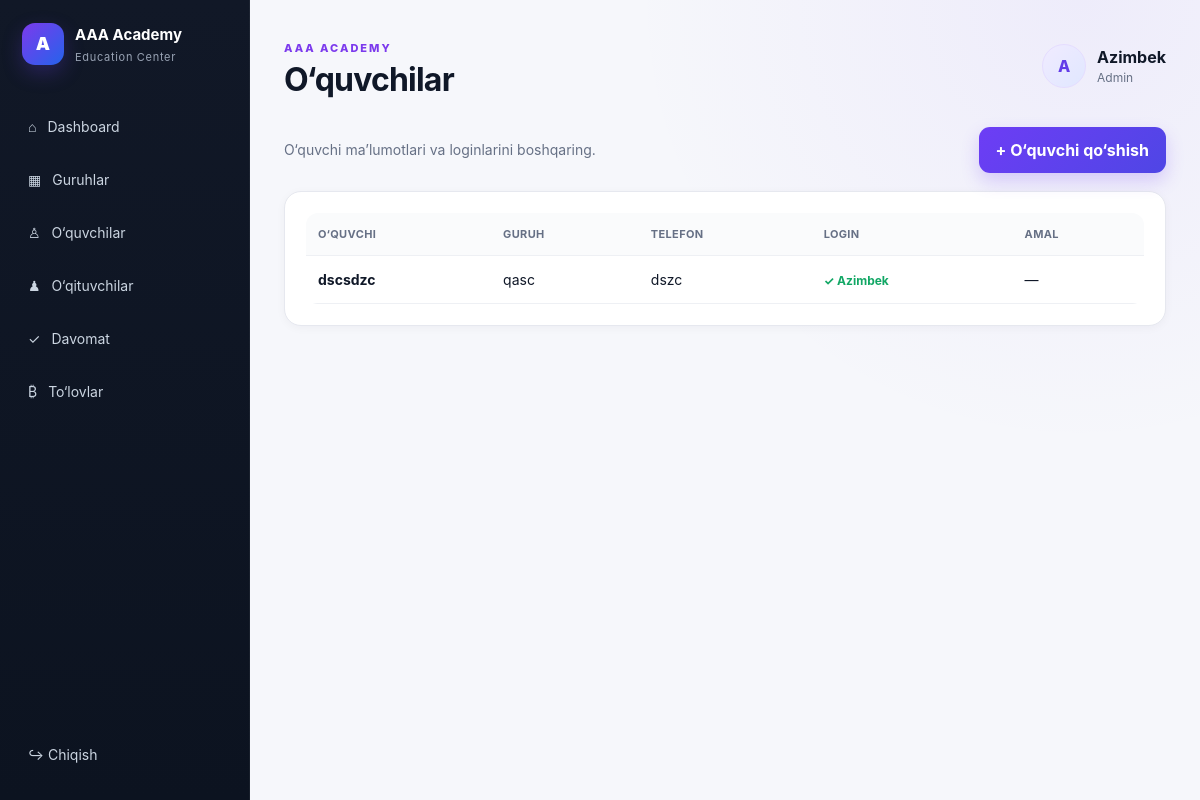
The page /students (signed in) on the database its author committed.
### tables this page shows
CREATE TABLE accounts (id INTEGER PRIMARY KEY, username VARCHAR(64) UNIQUE NOT NULL, hashed_password VARCHAR(255) NOT NULL, role VARCHAR(16) NOT NULL, student_id INTEGER, teacher_name VARCHAR(128), full_name VARCHAR(128), is_active BOOLEAN DEFAULT 1, created_at DATETIME);

CREATE TABLE students (
	id INTEGER NOT NULL, 
	full_name VARCHAR(128) NOT NULL, 
	phone VARCHAR(32), 
	parent_phone VARCHAR(32), 
	telegram_username VARCHAR(64), 
	group_id INTEGER NOT NULL, 
	enrolled_date DATE, 
	is_active BOOLEAN, 
	notes TEXT, 
	created_at DATETIME, 
	PRIMARY KEY (id), 
	FOREIGN KEY(group_id) REFERENCES groups (id)
);

CREATE TABLE groups (
	id INTEGER NOT NULL, 
	name VARCHAR(128) NOT NULL, 
	teacher_name VARCHAR(128), 
	schedule VARCHAR(256), 
	monthly_fee NUMERIC(12, 2) NOT NULL, 
	is_active BOOLEAN, 
	created_at DATETIME, 
	PRIMARY KEY (id)
);

### app/main.py (the view)
@app.get('/students', response_class=HTMLResponse)
def students(request: Request, db: Session = Depends(get_db)):
    if not guard(request, 'admin'): return RedirectResponse('/login', 303)
    ss = db.execute(text('''select s.*,g.name group_name,a.username account_username from students s left join groups g on g.id=s.group_id left join accounts a on a.student_id=s.id and a.role='student' order by s.id desc''')).mappings().all()
    gs = db.execute(text('select id,name from groups where is_active=1 order by name')).mappings().all()
    return render(request, 'students.html', students=ss, groups=gs)

### app/templates/students.html (shortened to what this page needs)
{% extends 'base.html' %}{% block title %}O‘quvchilar{% endblock %}{% block content %}<div class="toolbar"><p>O‘quvchi ma’lumotlari va loginlarini boshqaring.</p><button class="primary" onclick="document.getElementById('modal').showModal()">+ O‘quvchi qo‘shish</button></div><section class="panel"><div class="table-wrap"><table><tr><th>O‘quvchi</th><th>Guruh</th><th>Telefon</th><th>Login</th><th>Amal</th></tr>{% for s in students %}<tr><td><b>{{s.full_name}}</b></td><td>{{s.group_name or '—'}}</td><td>{{s.phone or '—'}}</td><td>{% if s.account_username %}<span class="login-badge">✓ {{s.account_username}}</span>{% else %}<span class="muted">Login yo‘q</span>{% endif %}</td><td>{% if not s.account_username %}<button class="primary" onclick="openAccount('{{s.id}}','{{s.full_name|replace("'","\\'")}}')">Login yaratish</button>{% else %}—{% endif %}</td></tr>{% else %}<tr><td colspan="5" class="empty">Hali o‘quvchilar yo‘q.</td></tr>{% endfor %}</table></div></section>
{% endblock %}

### app/templates/base.html
<!doctype html><html lang="uz"><head><meta charset="utf-8"><meta name="viewport" content="width=device-width,initial-scale=1"><title>AAA Academy</title><link rel="stylesheet" href="{{ url_for('static',path='css/style.css') }}?v=3"></head><body><div class="app"><aside class="side"><div class="brand"><div class="logo">A</div><div><b>AAA Academy</b><small>Education Center</small></div></div><nav>{% if user and user.role=='admin' %}<a href="/dashboard">⌂ <span>Dashboard</span></a><a href="/groups">▦ <span>Guruhlar</span></a><a href="/students">♙ <span>O‘quvchilar</span></a><a href="/teachers">♟ <span>O‘qituvchilar</span></a><a href="/attendance">✓ <span>Davomat</span></a><a href="/payments">₿ <span>To‘lovlar</span></a>{% elif user and user.role=='teacher' %}<a href="/teacher">⌂ <span>Dashboard</span></a><a href="/attendance">✓ <span>Davomat</span></a>{% elif user and user.role=='student' %}<a href="/student">⌂ <span>Bosh sahifa</span></a>{% endif %}</nav><form method="post" action="/logout" class="logout"><button>↪ Chiqish</button></form></aside><main class="main"><header><div><span class="eyebrow">AAA ACADEMY</span><h1>{% block title %}Dashboard{% endblock %}</h1></div><div class="profile"><div class="avatar">{{ (user.full_name or user.sub)[0]|upper }}</div><div><b>{{ user.full_name or user.sub }}</b><small>{{ user.role|capitalize }}</small></div></div></header>{% block content %}{% endblock %}</main></div></body></html>

### app/static/css/style.css (style rules this page uses)
:root { --bg: #f6f7fb; --surface: #fff; --text: #101828; --muted: #667085; --line: #e6e8ef; --primary: #6d3df5; --primary2: #4f46e5; --sidebar: #111827; --success: #12b76a; --danger: #f04438; --warning: #f79009; --shadow: 0 12px 35px rgba(16, 24, 40, .07) }
* { box-sizing: border-box }
html { scroll-behavior: smooth }
body { margin: 0; min-height: 100vh; font-family: Inter, ui-sans-serif, system-ui, -apple-system, "Segoe UI", Roboto, Arial, sans-serif; background: radial-gradient(circle at 90% 0%, rgba(109, 61, 245, .06), transparent 28rem), var(--bg); color: var(--text); line-height: 1.5; -webkit-font-smoothing: antialiased }
a { color: inherit }
button, input, select, textarea { font: inherit }
button { cursor: pointer }
.app { display: flex; min-height: 100vh }
.side { width: 250px; background: linear-gradient(180deg, #111827, #0c1320); color: #fff; padding: 22px 14px; position: fixed; inset: 0 auto 0 0; z-index: 20; display: flex; flex-direction: column; border-right: 1px solid rgba(255, 255, 255, .05) }
.brand { display: flex; gap: 11px; align-items: center; margin: 0 8px 38px }
.brand b { font-size: 15px }
.brand small { display: block; color: #98a2b3; margin-top: 2px; font-size: 11px; letter-spacing: .7px }
.logo { width: 42px; height: 42px; flex: none; border-radius: 13px; background: linear-gradient(135deg, #7c3aed, #2563eb); display: grid; place-items: center; color: #fff; font-weight: 900; font-size: 18px; box-shadow: 0 8px 20px rgba(99, 60, 220, .28) }
.side nav { display: grid; gap: 6px }
.side nav a, .logout button { display: flex; align-items: center; gap: 11px; color: #cbd5e1; text-decoration: none; padding: 12px 13px; border-radius: 12px; border: 1px solid transparent; background: transparent; text-align: left; width: 100%; font-size: 14px; transition: .18s ease }
.logout { margin-top: auto }
.main { margin-left: 250px; padding: 34px 34px 50px; max-width: 1600px; width: calc(100% - 250px) }
header { display: flex; justify-content: space-between; align-items: center; margin-bottom: 28px }
.eyebrow { font-size: 11px; letter-spacing: 2px; color: #7c3aed; font-weight: 850 }
.main h1 { margin: 4px 0 0; font-size: 32px; line-height: 1.15; letter-spacing: -.8px }
.profile { display: flex; align-items: center; gap: 11px }
.profile small { display: block; color: #667085; font-size: 12px }
.avatar { width: 44px; height: 44px; border-radius: 50%; display: grid; place-items: center; background: linear-gradient(135deg, #f0ebff, #e0e7ff); color: #633ce8; font-weight: 850; border: 1px solid #e5ddff }
.panel { background: #fff; border: 1px solid var(--line); border-radius: 17px; padding: 21px; box-shadow: 0 2px 10px rgba(16, 24, 40, .04); margin-top: 18px }
.toolbar { display: flex; justify-content: space-between; align-items: center; gap: 16px; margin-bottom: 18px }
.toolbar p { color: var(--muted); margin: 0; font-size: 14px }
.primary { background: linear-gradient(135deg, var(--primary), var(--primary2)); color: #fff; border: 0; padding: 11px 17px; border-radius: 11px; font-weight: 750; box-shadow: 0 8px 18px rgba(109, 61, 245, .22); white-space: nowrap }
.table-wrap { overflow: auto; border-radius: 12px }
table { width: 100%; border-collapse: collapse }
th, td { padding: 13px 12px; text-align: left; border-bottom: 1px solid #eef0f4; white-space: nowrap }
th { font-size: 11px; color: #667085; text-transform: uppercase; letter-spacing: .35px; background: #fafbfc }
td { font-size: 14px }
.login-badge { font-size: 12px; color: #12a765; font-weight: 750 }

### rows shown on the page
accounts: username "Azimbek", account_username "Azimbek"
students: full_name "dscsdzc", phone "dszc"
groups: name "qasc"

### other values the page prints
{{ (user.full_name or user.sub)[0]|upper }} "A"
{{ user.role|capitalize }} "Admin"
